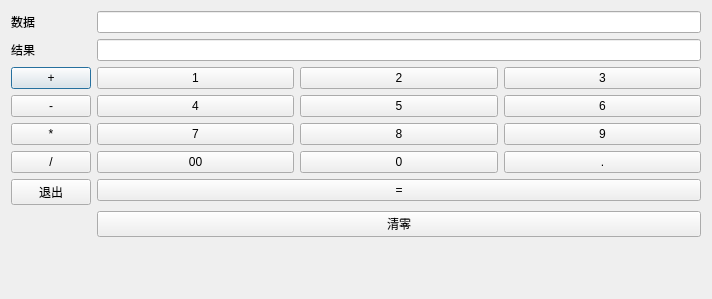
<?xml version="1.0" encoding="UTF-8"?>
<ui version="4.0">
 <class>Dialog</class>
 <widget class="QDialog" name="Dialog">
  <property name="geometry">
   <rect>
    <x>0</x>
    <y>0</y>
    <width>712</width>
    <height>299</height>
   </rect>
  </property>
  <property name="windowTitle">
   <string>Dialog</string>
  </property>
  <layout class="QFormLayout" name="formLayout">
   <item row="0" column="0">
    <widget class="QLabel" name="label">
     <property name="text">
      <string>数据</string>
     </property>
    </widget>
   </item>
   <item row="0" column="1">
    <widget class="QLineEdit" name="addLineEdit"/>
   </item>
   <item row="1" column="1">
    <widget class="QLineEdit" name="reslutLineEdit"/>
   </item>
   <item row="2" column="0">
    <layout class="QVBoxLayout" name="verticalLayout">
     <item>
      <widget class="QPushButton" name="addpushButton">
       <property name="text">
        <string>+</string>
       </property>
      </widget>
     </item>
     <item>
      <widget class="QPushButton" name="subpushButton">
       <property name="text">
        <string>-</string>
       </property>
      </widget>
     </item>
     <item>
      <widget class="QPushButton" name="multipushButton">
       <property name="text">
        <string>*</string>
       </property>
      </widget>
     </item>
     <item>
      <widget class="QPushButton" name="divpushButton">
       <property name="text">
        <string>/</string>
       </property>
      </widget>
     </item>
    </layout>
   </item>
   <item row="2" column="1">
    <layout class="QGridLayout" name="gridLayout">
     <item row="1" column="1">
      <widget class="QPushButton" name="b5PushButton">
       <property name="text">
        <string>5</string>
       </property>
      </widget>
     </item>
     <item row="0" column="1">
      <widget class="QPushButton" name="b2PushButton">
       <property name="text">
        <string>2</string>
       </property>
      </widget>
     </item>
     <item row="0" column="2">
      <widget class="QPushButton" name="b3PushButton">
       <property name="text">
        <string>3</string>
       </property>
      </widget>
     </item>
     <item row="1" column="2">
      <widget class="QPushButton" name="b6PushButton">
       <property name="text">
        <string>6</string>
       </property>
      </widget>
     </item>
     <item row="1" column="0">
      <widget class="QPushButton" name="b4PushButton">
       <property name="text">
        <string>4</string>
       </property>
      </widget>
     </item>
     <item row="0" column="0">
      <widget class="QPushButton" name="b1PushButton">
       <property name="text">
        <string>1</string>
       </property>
      </widget>
     </item>
     <item row="2" column="1">
      <widget class="QPushButton" name="b8PushButton">
       <property name="text">
        <string>8</string>
       </property>
      </widget>
     </item>
     <item row="2" column="0">
      <widget class="QPushButton" name="b7PushButton">
       <property name="text">
        <string>7</string>
       </property>
      </widget>
     </item>
     <item row="2" column="2">
      <widget class="QPushButton" name="b9PushButton">
       <property name="text">
        <string>9</string>
       </property>
      </widget>
     </item>
     <item row="3" column="1">
      <widget class="QPushButton" name="b0PushButton">
       <property name="text">
        <string>0</string>
       </property>
      </widget>
     </item>
     <item row="3" column="0">
      <widget class="QPushButton" name="b00pushButton">
       <property name="text">
        <string>00</string>
       </property>
      </widget>
     </item>
     <item row="3" column="2">
      <widget class="QPushButton" name="pushButton_1">
       <property name="text">
        <string>.</string>
       </property>
      </widget>
     </item>
    </layout>
   </item>
   <item row="1" column="0">
    <widget class="QLabel" name="label_2">
     <property name="text">
      <string>结果</string>
     </property>
    </widget>
   </item>
   <item row="5" column="0">
    <widget class="QPushButton" name="quitpushButton">
     <property name="text">
      <string>退出</string>
     </property>
    </widget>
   </item>
   <item row="5" column="1">
    <widget class="QPushButton" name="equesPushButton">
     <property name="text">
      <string>=</string>
     </property>
    </widget>
   </item>
   <item row="6" column="1">
    <widget class="QPushButton" name="clearPushButton">
     <property name="text">
      <string>清零</string>
     </property>
    </widget>
   </item>
  </layout>
 </widget>
 <layoutdefault spacing="6" margin="11"/>
 <resources/>
 <connections/>
</ui>
